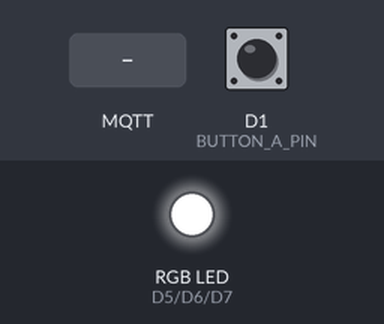
Bench run of a sketch on a simulated ESP8266 (NodeMCU). Shown: an RGB LED mixed from three pins (HIGH = lit). The test bench sets the inputs (shaded band); at power-on: D1 (BUTTON_A_PIN) HIGH. WiFi joins after 1.5 s; servers stay silent unless stated; no MQTT or app messages arrive unless stated; what the sketch prints to the serial monitor is not drawn.

Above: at 3.2 s.
3.3 s: MQTT message "TOGGLE" arrives on the first subscribed topic
At 4.0 s:
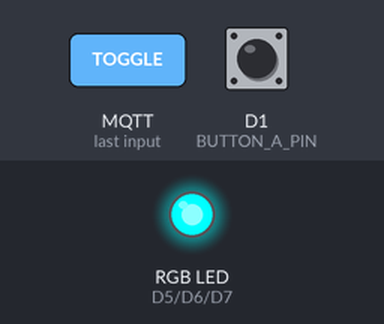
4.8 s: MQTT message "5" arrives on the first subscribed topic
At 5.1 s:
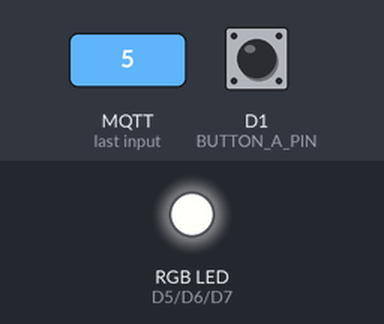
6.3 s: MQTT message "90" arrives on the first subscribed topic
At 7.5 s:
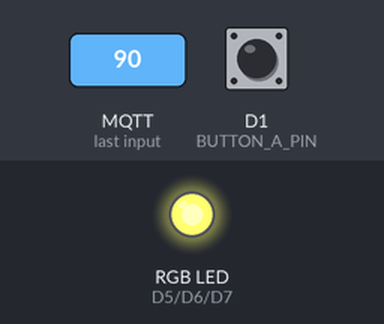
7.8 s: MQTT message "200" arrives on the first subscribed topic
At 8.6 s:
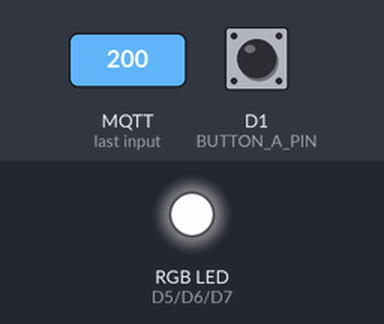
10.9 s: MQTT message "90" arrives on the first subscribed topic
At 12.2 s:
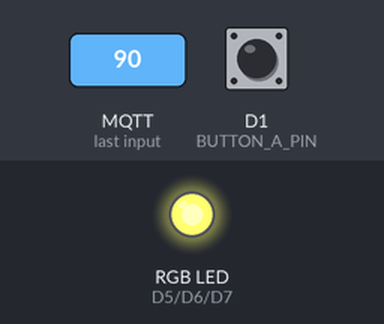
Timing chart, 0 to 13.4 s (numbered marks = the images above; inputs shaded):
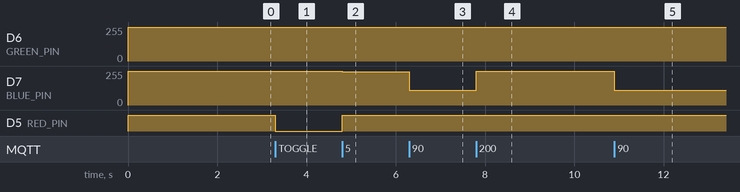

Measured:
- after the input at 3.3 s, D5 (RED_PIN): HIGH → LOW at once
- after the input at 4.8 s, D7 (BLUE_PIN): 255/255 → 250/255 at once; D5 (RED_PIN): LOW → HIGH at once
- after the input at 6.3 s, D7 (BLUE_PIN): 250/255 → 111/255 at once
- after the input at 7.8 s, D6 (GREEN_PIN): 255/255 → 253/255 at once; D7 (BLUE_PIN): 111/255 → 255/255 at once
- after the input at 10.9 s, D6 (GREEN_PIN): 253/255 → 255/255 at once; D7 (BLUE_PIN): 255/255 → 111/255 at once

The sketch:

ESP8266_LED.ino
```cpp
#include <ESP8266WiFi.h>
#include <MQTT.h>

const char* ssid = "ESPPolmanBandung";
const char* pass = "esppolmanbandung";
WiFiClient net;
MQTTClient client;

#define RED_PIN   D5
#define GREEN_PIN D6
#define BLUE_PIN  D7
#define BUTTON_A_PIN D1   // Push button A

String lastColor = "#000000";
bool lastButtonA = HIGH; // karena pakai INPUT_PULLUP
bool ledOn = false;

// untuk toggle servo
int servoPos = 0;  // posisi terakhir
bool servoToggle = false;

void setColor(int r, int g, int b) {
  analogWrite(RED_PIN, 255 - r);
  analogWrite(GREEN_PIN, 255 - g);
  analogWrite(BLUE_PIN, 255 - b);
  Serial.printf("RGB -> R:%d G:%d B:%d\n", r, g, b);
}

void messageReceived(String &topic, String &payload) {
  Serial.println("MQTT: " + topic + " = " + payload);

  if (topic == "perintah/rgb") {
    if (payload == "TOGGLE") {
      ledOn = !ledOn;
      if (ledOn) {
        setColor(255, 0, 0);
        lastColor = "#FF0000";
      } else {
        setColor(0, 0, 0);
        lastColor = "#000000";
      }
    } else {
      String hex = payload;
      if (hex.startsWith("#")) hex = hex.substring(1);
      long number = (long) strtol(hex.c_str(), NULL, 16);
      int r = (number >> 16) & 0xFF;
      int g = (number >> 8) & 0xFF;
      int b = number & 0xFF;
      setColor(r, g, b);
      lastColor = "#" + hex;
    }
    client.publish("status/rgb", lastColor, true, 1);
  }
}

void connect() {
  Serial.print("WiFi...");
  while (WiFi.status() != WL_CONNECTED) {
    Serial.print(".");
    delay(1000);
  }
  Serial.println("Terhubung WiFi!");

  client.setWill("status/device_rgb", "OFFLINE", true, 1);

  Serial.print("MQTT...");
  while (!client.connect("ESP8266-RGB", "nodered-mes", "trf4Lyf3Z0CjLhe8")) {
    Serial.print(".");
    delay(1000);
  }
  Serial.println("Terhubung MQTT!");

  client.subscribe("perintah/rgb", 1);
  client.publish("status/device_rgb", "ONLINE", true, 1);
}

void setup() {
  Serial.begin(115200);
  WiFi.begin(ssid, pass);

  pinMode(RED_PIN, OUTPUT);
  pinMode(GREEN_PIN, OUTPUT);
  pinMode(BLUE_PIN, OUTPUT);
  analogWriteRange(255);
  setColor(0, 0, 0);

  pinMode(BUTTON_A_PIN, INPUT_PULLUP);

  client.begin("nodered-mes.cloud.shiftr.io", 1883, net);
  client.onMessage(messageReceived);
  connect();
}

void loop() {
  client.loop();
  if (!client.connected()) connect();

  // cek tombol A
  bool state = digitalRead(BUTTON_A_PIN);
  if (state == LOW && lastButtonA == HIGH) {
    servoToggle = !servoToggle;
    if (servoToggle) {
      servoPos = 180; // posisi maksimal
    } else {
      servoPos = 0;   // balik lagi
    }
    char buf[8];
    sprintf(buf, "%d", servoPos);
    client.publish("perintah/servo", buf);

    Serial.printf("Button A ditekan -> Servo ke %d derajat\n", servoPos);
  }
  lastButtonA = state;

  yield();
}
```
